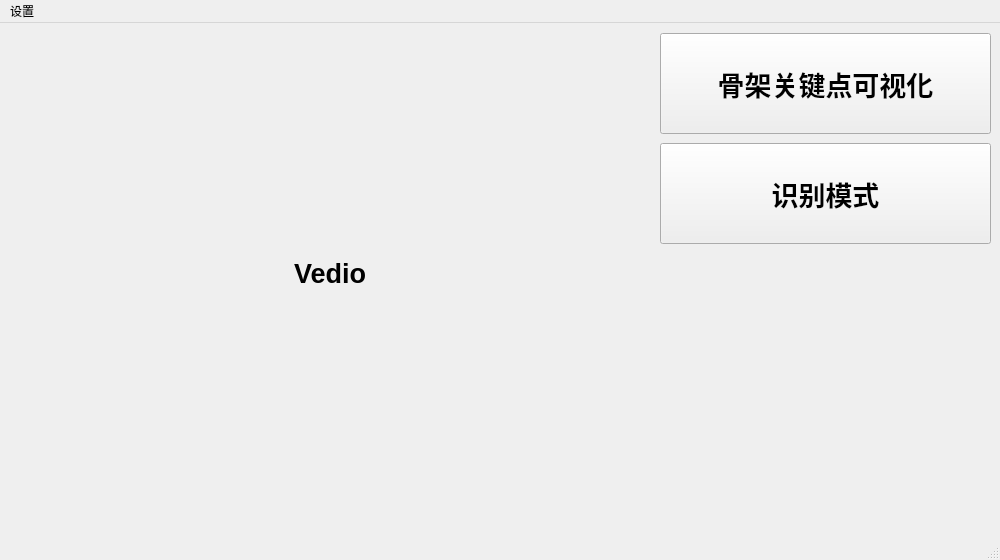
<?xml version="1.0" encoding="UTF-8"?>
<ui version="4.0">
 <class>MainWindow</class>
 <widget class="QMainWindow" name="MainWindow">
  <property name="geometry">
   <rect>
    <x>0</x>
    <y>0</y>
    <width>1000</width>
    <height>560</height>
   </rect>
  </property>
  <property name="windowTitle">
   <string>MainWindow</string>
  </property>
  <widget class="QWidget" name="centralwidget">
   <widget class="QPushButton" name="pushButton">
    <property name="geometry">
     <rect>
      <x>660</x>
      <y>10</y>
      <width>331</width>
      <height>101</height>
     </rect>
    </property>
    <property name="font">
     <font>
      <pointsize>20</pointsize>
      <weight>75</weight>
      <bold>true</bold>
     </font>
    </property>
    <property name="text">
     <string>骨架关键点可视化</string>
    </property>
   </widget>
   <widget class="QPushButton" name="pushButton_2">
    <property name="geometry">
     <rect>
      <x>660</x>
      <y>120</y>
      <width>331</width>
      <height>101</height>
     </rect>
    </property>
    <property name="font">
     <font>
      <pointsize>20</pointsize>
      <weight>75</weight>
      <bold>true</bold>
     </font>
    </property>
    <property name="text">
     <string>识别模式</string>
    </property>
   </widget>
   <widget class="QLabel" name="VedioWindowsLabel">
    <property name="geometry">
     <rect>
      <x>10</x>
      <y>10</y>
      <width>640</width>
      <height>480</height>
     </rect>
    </property>
    <property name="font">
     <font>
      <pointsize>20</pointsize>
      <weight>75</weight>
      <bold>true</bold>
     </font>
    </property>
    <property name="text">
     <string>Vedio</string>
    </property>
    <property name="alignment">
     <set>Qt::AlignCenter</set>
    </property>
    <property name="wordWrap">
     <bool>false</bool>
    </property>
   </widget>
  </widget>
  <widget class="QStatusBar" name="statusbar"/>
  <widget class="QMenuBar" name="menubar">
   <property name="geometry">
    <rect>
     <x>0</x>
     <y>0</y>
     <width>1000</width>
     <height>28</height>
    </rect>
   </property>
   <widget class="QMenu" name="menu">
    <property name="title">
     <string>设置</string>
    </property>
   </widget>
   <addaction name="menu"/>
  </widget>
 </widget>
 <resources/>
 <connections/>
</ui>
